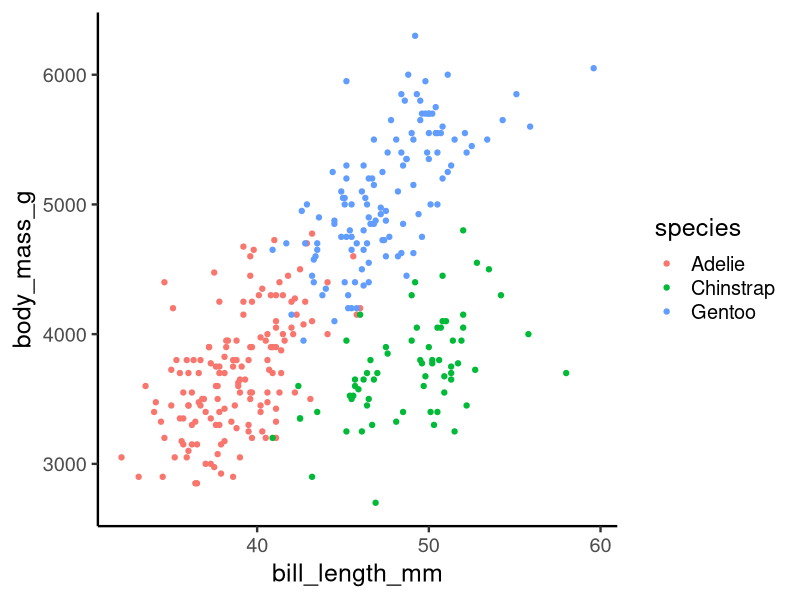

The R script that drew this image:
## ---- chunk 1
#| label: setup
#| include: false
library(tidyverse)
library(palmerpenguins)
theme_set(theme_classic(base_size = 18))
options(width = 95)
## ---- chunk 2
mass_g <- 3750
species <- "Adelie"
mass_kg <- mass_g / 1000
mass_kg
## ---- chunk 3
masses <- c(3750, 3800, 3250, NA, 3450)
masses / 1000
masses[2]               # the 2nd value: counting starts at 1
masses[c(1, 3)]         # the 1st and 3rd values
## ---- chunk 4
dose <- factor(c("high", "low", "medium", "low"))
levels(dose)            # alphabetical by default

dose <- factor(dose, levels = c("low", "medium", "high"))
levels(dose)            # now in a meaningful order
## ---- chunk 5
mean(masses)
mean(masses, na.rm = TRUE)
sum(is.na(masses))
## ---- chunk 6
temps <- c(18, 25, 31, 22, 29)   # daily highs, °C
temps > 24
## ---- chunk 7
temps[temps > 24]                # keep the values where the answer is TRUE
sum(temps > 24)                  # TRUE counts as 1: how many warm days?
mean(temps > 24)                 # share of days that were warm
## ---- chunk 8
masses > 3500
sum(masses > 3500, na.rm = TRUE)
## ---- chunk 9
round(3.14159, digits = 2)
## ---- chunk 10
bills <- c(39.1, 39.5, NA, 46.5, 50.0)
mean(bills, na.rm = TRUE)
sum(bills > 40, na.rm = TRUE)
## ---- chunk 11
glimpse(penguins, width = 70)
## ---- chunk 12
summary(penguins$body_mass_g)
## ---- chunk 13
count(penguins, island)
## ---- chunk 14
#| echo: false
wide <- data.frame(id = 1:2, week1 = c(5.1, 4.8), week2 = c(5.6, 5.0))
print(wide, row.names = FALSE)
## ---- chunk 15
#| echo: false
long <- as.data.frame(pivot_longer(wide, -id, names_to = "week", values_to = "score"))
print(long, row.names = FALSE)
## ---- chunk 16
#| include: false
top_island <- count(penguins, island, sort = TRUE)[1, ]
## ---- chunk 17
count(penguins, island, species)
## ---- chunk 18
#| output-location: column
penguins |>
  group_by(species) |>
  summarise(mean_flipper_mm =
    mean(flipper_length_mm, na.rm = TRUE))
## ---- chunk 19
#| output-location: column
#| fig-width: 6
#| fig-height: 3.2
ggplot(penguins,
       aes(x = bill_length_mm,
           y = body_mass_g,
           colour = species)) +
  geom_point()
